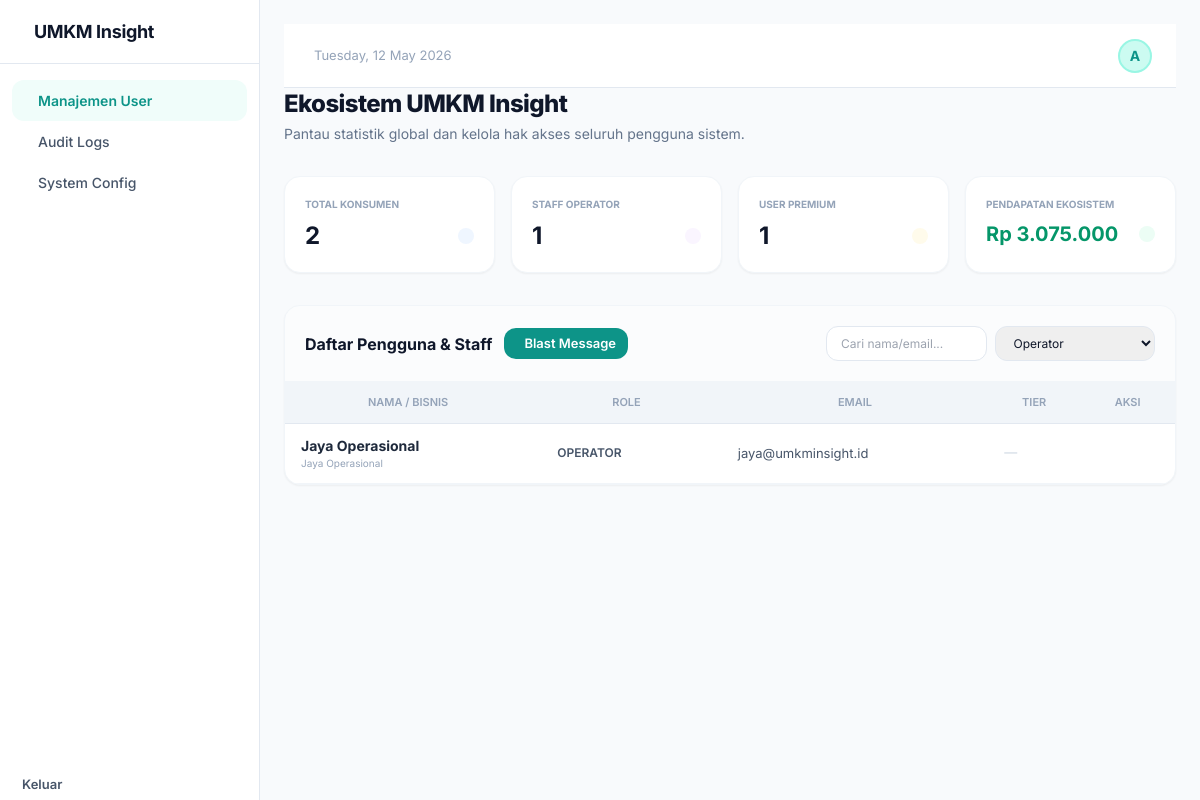
Page /admin.php?role=operator (signed in) on the committed database.
### tables this page shows
CREATE TABLE `users` (
  `id` int(11) NOT NULL AUTO_INCREMENT,
  `username` varchar(50) NOT NULL,
  `password` varchar(255) NOT NULL,
  `role` enum('client','operator','admin') NOT NULL DEFAULT 'client',
  `nama_lengkap` varchar(100) NOT NULL,
  `email` varchar(100) NOT NULL,
  `nama_bisnis` varchar(100) DEFAULT NULL,
  `kategori` varchar(50) DEFAULT NULL,
  `smartbank_id` varchar(50) DEFAULT NULL,
  `tier` enum('free','premium') NOT NULL DEFAULT 'free',
  `tier_expiry` date DEFAULT NULL,
  `created_at` timestamp NOT NULL DEFAULT current_timestamp(),
  PRIMARY KEY (`id`),
  UNIQUE KEY `username` (`username`)
);

### config/db.php (called while the page is built, shortened)
<?php
function formatRupiah($angka) {
    return "Rp " . number_format($angka, 0, ',', '.');
}
?>

### admin.php (the view, shortened to what this page needs)
<?php
require_once 'config/db.php';
$totalClients = $pdo->query("SELECT COUNT(*) FROM users WHERE role = 'client'")->fetchColumn();
$totalOperators = $pdo->query("SELECT COUNT(*) FROM users WHERE role = 'operator'")->fetchColumn();
$totalPremium = $pdo->query("SELECT COUNT(*) FROM users WHERE role = 'client' AND tier = 'premium'")->fetchColumn();
$totalEcosystemRev = $pdo->query("SELECT SUM(amount) FROM transaction_cache WHERE type = 'Income'")->fetchColumn() ?: 0;
$search = isset($_GET['search']) ? '%' . $_GET['search'] . '%' : '%';
$roleFilter = isset($_GET['role']) && $_GET['role'] !== 'all' ? $_GET['role'] : '%';
$stmt = $pdo->prepare("SELECT * FROM users WHERE role LIKE ? AND (nama_lengkap LIKE ? OR email LIKE ? OR nama_bisnis LIKE ?) AND role != 'admin' ORDER BY created_at DESC");
$stmt->execute([$roleFilter, $search, $search, $search]);
$users = $stmt->fetchAll();
include 'includes/header.php';
include 'includes/sidebar.php';
?>
<div class="main-content">
    <?php include 'includes/topbar.php'; ?>
        <div class="mb-8">
            <h1 class="text-2xl font-extrabold tracking-tight">Ekosistem UMKM Insight</h1>
            <p class="text-sm text-slate-500 mt-1">Pantau statistik global dan kelola hak akses seluruh pengguna sistem.</p>
        </div>
        <div class="grid grid-cols-1 md:grid-cols-4 gap-4 mb-8">
            <div class="card p-5">
                <p class="text-[10px] font-bold text-slate-400 uppercase mb-2">Total Konsumen</p>
                <div class="flex items-center justify-between">
                    <span class="text-2xl font-bold"><?php echo $totalClients; ?></span>
                    <i class="ph ph-users text-blue-500 bg-blue-50 p-2 rounded-lg"></i>
                </div>
            </div>
            <div class="card p-5">
                <p class="text-[10px] font-bold text-slate-400 uppercase mb-2">Staff Operator</p>
                <div class="flex items-center justify-between">
                    <span class="text-2xl font-bold"><?php echo $totalOperators; ?></span>
                    <i class="ph ph-user-gear text-purple-500 bg-purple-50 p-2 rounded-lg"></i>
                </div>
            </div>
            <div class="card p-5">
                <p class="text-[10px] font-bold text-slate-400 uppercase mb-2">User Premium</p>
                <div class="flex items-center justify-between">
                    <span class="text-2xl font-bold"><?php echo $totalPremium; ?></span>
                    <i class="ph ph-crown text-amber-500 bg-amber-50 p-2 rounded-lg"></i>
                </div>
            </div>
            <div class="card p-5">
                <p class="text-[10px] font-bold text-slate-400 uppercase mb-2">Pendapatan Ekosistem</p>
                <div class="flex items-center justify-between">
                    <span class="text-xl font-bold text-emerald-600"><?php echo formatRupiah($totalEcosystemRev); ?></span>
                    <i class="ph ph-bank text-emerald-500 bg-emerald-50 p-2 rounded-lg"></i>
                </div>
            </div>
        </div>
        <div class="card overflow-hidden">
            <div class="p-5 border-b border-slate-100 bg-slate-50/50 flex justify-between items-center flex-wrap gap-4">
                <div class="flex items-center gap-3">
                    <h2 class="font-bold">Daftar Pengguna & Staff</h2>
                    <button class="btn btn-primary btn-sm px-3" onclick="openNotifModal('all', 'Seluruh UMKM (Blast)')">
                        <i class="ph ph-megaphone"></i> Blast Message
                    </button>
                </div>
                <form action="admin.php" method="GET" class="flex gap-2">
                    <input type="text" name="search" class="form-input text-xs py-2" placeholder="Cari nama/email..." value="<?php echo isset($_GET['search']) ? $_GET['search'] : ''; ?>">
                    <select name="role" class="form-select text-xs py-2" onchange="this.form.submit()">
                        <option value="operator" <?php echo isset($_GET['role']) && $_GET['role'] === 'operator' ? 'selected' : ''; ?>>Operator</option>
                    </select>
                </form>
            </div>
            <div class="overflow-x-auto">
                <table class="data-table">
                    <thead>
                        <tr><th>Nama / Bisnis</th><th>Role</th><th>Email</th><th>Tier</th><th class="text-center">Aksi</th></tr>
                    </thead>
                    <tbody>
                        <?php foreach($users as $u): ?>
                            <tr>
                                <td>
                                    <p class="font-bold text-sm text-slate-800"><?php echo $u['nama_bisnis'] ?: $u['nama_lengkap']; ?></p>
                                    <p class="text-[10px] text-slate-400"><?php echo $u['nama_lengkap']; ?></p>
                                </td>
                                <td><span class="badge badge-neutral"><?php echo strtoupper($u['role']); ?></span></td>
                                <td class="text-xs"><?php echo $u['email']; ?></td>
                                <td>
                                    <?php if($u['role'] === 'client'): ?>
                                        <span class="badge <?php echo $u['tier'] === 'premium' ? 'badge-premium' : 'badge-free'; ?>">
                                            <?php echo strtoupper($u['tier']); ?>
                                        </span>
                                    <?php else: ?>
                                        <span class="text-slate-300">—</span>
                                    <?php endif; ?>
                                </td>
                                <td>
                                    <div class="flex gap-2 justify-center">
                                        <button class="btn btn-ghost btn-sm p-2 text-blue-600" title="Kirim Notifikasi" onclick="openNotifModal('<?php echo $u['id']; ?>', '<?php echo $u['nama_lengkap']; ?>')">
                                        </button>
                                    </div>
                                </td>
                            </tr>
                        <?php endforeach; ?>
                    </tbody>
                </table>
            </div>
        </div>
    </div>
</div>
<?php include 'includes/footer.php'; ?>

### assets/css/style.css (style rules this page uses)
:root { --brand-50: #f0fdfa; --brand-100: #ccfbf1; --brand-200: #99f6e4; --brand-300: #5eead4; --brand-400: #2dd4bf; --brand-500: #14b8a6; --brand-600: #0d9488; --brand-700: #0f766e; --brand-800: #115e59; --brand-900: #134e4a; --surface: #f8fafc; --surface-alt: #f1f5f9; --card: #ffffff; --border: #e2e8f0; --border-light: #f1f5f9; --text-primary: #0f172a; --text-secondary: #475569; --text-muted: #94a3b8; --success: #22c55e; --warning: #f59e0b; --error: #ef4444; --info: #3b82f6; --premium-gold: #f59e0b; --premium-gradient: linear-gradient(135deg, #f59e0b 0%, #d97706 100%); --shadow-sm: 0 1px 2px 0 rgb(0 0 0 / 0.05); --shadow-md: 0 4px 6px -1px rgb(0 0 0 / 0.07), 0 2px 4px -2px rgb(0 0 0 / 0.05); --shadow-lg: 0 10px 15px -3px rgb(0 0 0 / 0.08), 0 4px 6px -4px rgb(0 0 0 / 0.04); --shadow-xl: 0 20px 25px -5px rgb(0 0 0 / 0.08), 0 8px 10px -6px rgb(0 0 0 / 0.04); --radius-sm: 0.375rem; --radius-md: 0.5rem; --radius-lg: 0.75rem; --radius-xl: 1rem; --radius-2xl: 1.5rem; --transition-fast: 150ms cubic-bezier(0.4, 0, 0.2, 1); --transition-base: 250ms cubic-bezier(0.4, 0, 0.2, 1); --transition-slow: 350ms cubic-bezier(0.4, 0, 0.2, 1); }
* { box-sizing: border-box; margin: 0; padding: 0; }
body { font-family: 'Inter', -apple-system, BlinkMacSystemFont, sans-serif; color: var(--text-primary); background-color: var(--surface); -webkit-font-smoothing: antialiased; -moz-osx-font-smoothing: grayscale; line-height: 1.6; }
.card { background: white; border-radius: var(--radius-xl); border: 1px solid var(--border-light); box-shadow: var(--shadow-sm); transition: box-shadow var(--transition-base), transform var(--transition-base); }
.btn { display: inline-flex; align-items: center; justify-content: center; gap: 8px; padding: 10px 20px; border-radius: var(--radius-lg); font-size: 0.875rem; font-weight: 600; cursor: pointer; border: none; transition: all var(--transition-fast); }
.btn-primary { background: var(--brand-600); color: white; }
.btn-ghost { background: transparent; color: var(--text-secondary); }
.btn-sm { padding: 6px 14px; font-size: 0.8125rem; }
.form-input, .form-select { width: 100%; padding: 10px 14px; border: 1px solid var(--border); border-radius: var(--radius-lg); font-size: 0.875rem; outline: none; }
.badge { display: inline-flex; align-items: center; gap: 4px; padding: 3px 10px; border-radius: 999px; font-size: 0.75rem; font-weight: 600; }
.data-table { width: 100%; border-collapse: collapse; }
.data-table thead th { padding: 12px 16px; font-size: 0.6875rem; font-weight: 600; text-transform: uppercase; color: var(--text-muted); background: var(--surface-alt); border-bottom: 1px solid var(--border); }
.data-table tbody td { padding: 12px 16px; font-size: 0.8125rem; color: var(--text-secondary); border-bottom: 1px solid var(--border-light); }

### includes/header.php (style rules this page uses)
body { font-family: 'Inter', sans-serif; background: var(--surface); color: var(--text-primary); margin: 0; padding: 0; }
.dashboard-layout { display: flex; height: 100vh; overflow: hidden; }
.main-content { flex: 1; overflow-y: auto; padding: 24px; }

### rows in the picture
users: nama_lengkap "Jaya Operasional", role "OPERATOR", email "jaya@umkminsight.id"

### other values in the picture
$initial "A"
$totalClients "2"
$totalOperators "1"
$totalPremium "1"
formatRupiah($totalEcosystemRev) "Rp 3.075.000"
